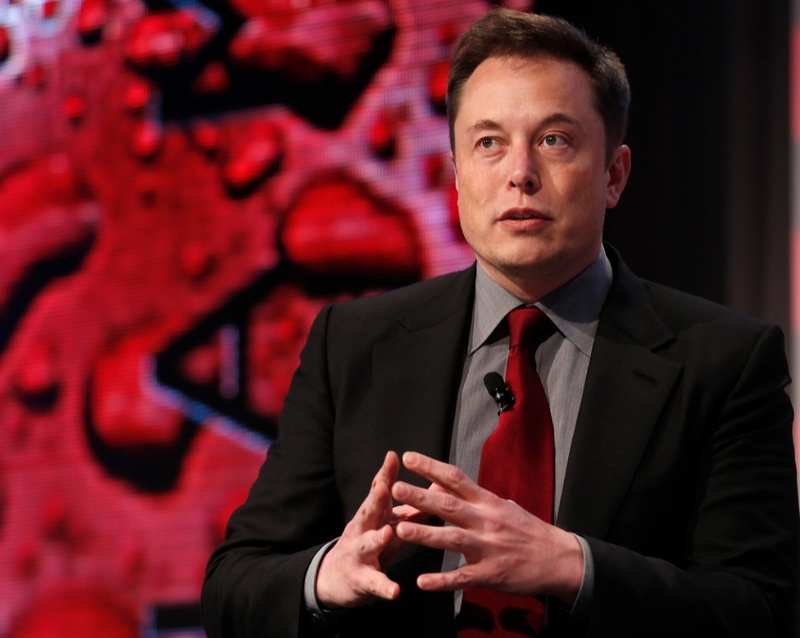
#> input picture cv/basics/musk1.jpg, 800 x 638 px, shrunk from 1280 x 1021 before the run
$ jupyter execute --allow-errors main.ipynb   (shell and % lines are left out)
#> lines starting #> are read from the running program, lines starting #| are printed output that depends on the picture; after the words box and inside, x2 and y2 are one past the last pixel; in counts of white or black regions, pixels touching at a corner belong together
[cell 1]
import cv2
import numpy as np
import matplotlib.pyplot as plt

[cell 2]
def plt_imgshow(img, cvtColor=cv2.COLOR_BGR2RGB):
    img_rgb = cv2.cvtColor(img, cvtColor)
    plt.imshow(img_rgb)

按脸色提取

[cell 3]
musk_img = cv2.imread('musk1.jpg')
#> musk_img is the input picture: shape (638, 800, 3); mean B, G, R 34.5, 29.5, 87.8
musk_hsv = cv2.cvtColor(musk_img, cv2.COLOR_BGR2HSV)
#> musk_hsv: shape (638, 800, 3); mean H, S, V 94.1, 135.1, 88.3
musk_min_hsv = np.array([0, 10, 80], dtype='uint8')
musk_max_hsv = np.array([33, 255, 255], dtype='uint8')
musk_mask = cv2.inRange(musk_hsv, musk_min_hsv, musk_max_hsv)
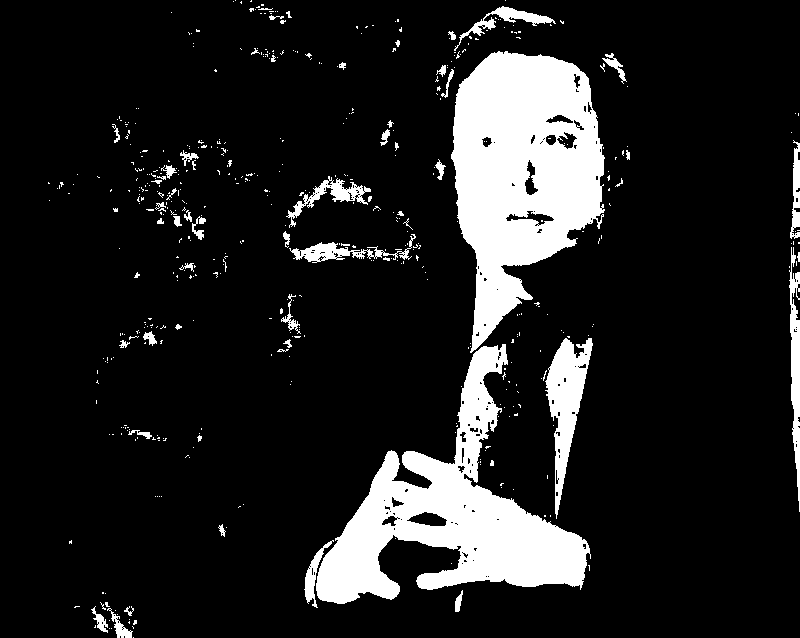
#> musk_mask: shape (638, 800); 13.1% white; 500 white regions (443 under 20 px), largest, box (x1, y1, x2, y2) and area: (451, 51, 605, 353) 28569, (316, 344, 591, 604) 24856, (545, 338, 593, 519) 3577
musk_result = cv2.bitwise_and(musk_img, musk_img, mask=musk_mask)

[cell 4]
plt_imgshow(musk_img)

[cell 5]
plt_imgshow(musk_result)

find contours

[cell 6]
shapes_img = cv2.imread('shapes.webp')
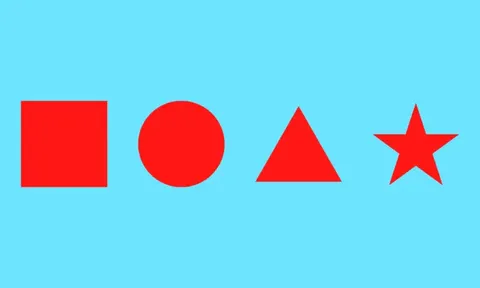
#> input picture cv/basics/shapes.webp, 480 x 288 px, shrunk from 768 x 461 before the run
#> shapes_img is the input picture: shape (288, 480, 3); mean B, G, R 222.1, 200, 128.9
plt_imgshow(shapes_img)

[cell 7]
shapes_gray = cv2.cvtColor(shapes_img, cv2.COLOR_BGR2GRAY)
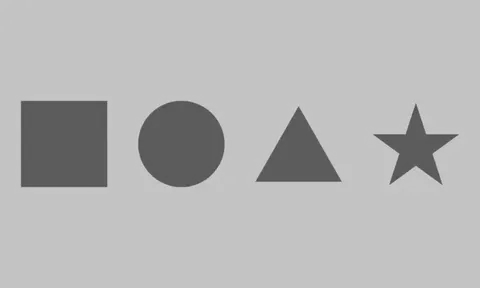
#> shapes_gray: shape (288, 480); min 74, max 213, mean 181
retval, shapes_binimg = cv2.threshold(shapes_gray, 127, 255, cv2.THRESH_BINARY)
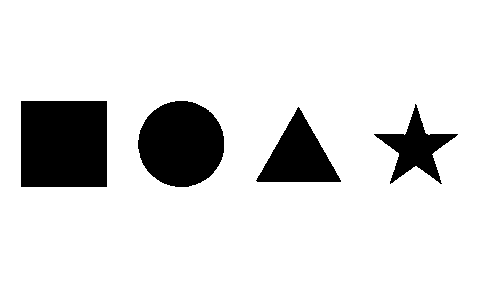
#> shapes_binimg: shape (288, 480); 86.4% white; 4 black regions, box (x1, y1, x2, y2) and area: (21, 101, 107, 187) 7396, (138, 101, 224, 187) 5821, (256, 107, 341, 182) 3256, (374, 104, 458, 184) 2301
plt_imgshow(shapes_binimg)
#> in plt_imgshow (call 4), `img_rgb = cv2.cvtColor(img, cvtColor)`: img_rgb: shape (288, 480, 3); 86.4% white; 4 black regions

[cell 8]
contours, hierarchy = cv2.findContours(shapes_binimg, cv2.RETR_LIST, cv2.CHAIN_APPROX_SIMPLE)
#> contours = 5 contours; box (x1, y1, x2, y2) and area: (0, 0, 480, 288) 137473, (20, 100, 108, 188) 7567, (137, 100, 225, 188) 5944, (255, 106, 342, 183) 3372, (373, 103, 459, 185) 2444
print('length:', len(contours))
#| length: 5
print('hierarchy:', hierarchy)
#| hierarchy: [[[ 1 -1 -1 -1]
#|   [ 2  0 -1 -1]
#|   [ 3  1 -1 -1]
#|   [ 4  2 -1 -1]
#|   [-1  3 -1 -1]]]
shapes_copy = shapes_img.copy()
cv2.drawContours(shapes_copy, contours, -1, (0,0,0),3)
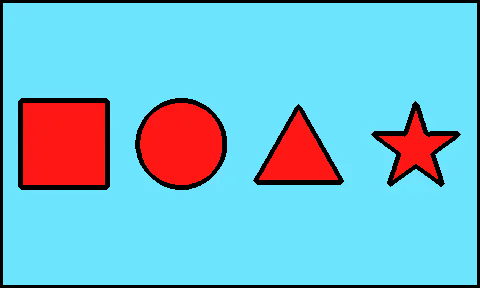
#> shapes_copy: shape (288, 480, 3); 7.31% of pixels changed, all inside (x1, y1, x2, y2) = (0, 0, 480, 288)
plt_imgshow(shapes_copy)

[cell 9]
for i in range(len(contours)):
    print("%d: area=" % i, cv2.contourArea(contours[i]))
#> this loop made 5 passes
#| 0: area= 3372.5
#| 1: area= 2443.5
#| 2: area= 5943.5
#| 3: area= 7567.0
#| 4: area= 137473.0

mark center of shapes with '+'

[cell 10]
shapes_copy = shapes_img.copy()
for i in range(len(contours)):
    m00=cv2.moments(contours[i])['m00']
    m10=cv2.moments(contours[i])['m10']
    m01=cv2.moments(contours[i])['m01']
    cx, cy = int(m10/m00), int(m01/m00)
    cv2.putText(shapes_copy, '+', (cx, cy), cv2.FONT_HERSHEY_SIMPLEX,2, (0, 255, 255),3)
#> this loop made 5 passes
#> (m00, m10, m01, cx, cy) on passes 1 to 5: (3372.5, 1005446.3, 527352.2, 298, 156), (2443.5, 1014949, 360803.2, 415, 147), (5943.5, 1074800.5, 852972.7, 180, 143), (7567, 480504.5, 1085864.5, 63, 143), (137473, 32924783.5, 19727375.5, 239, 143)
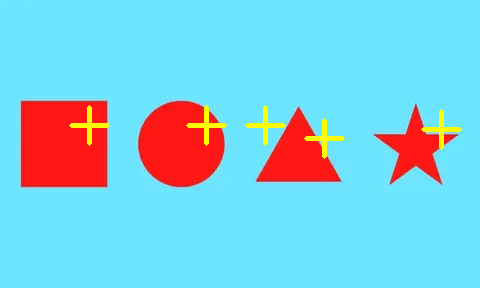
#> shapes_copy: shape (288, 480, 3); 1.31% of pixels changed, all inside (x1, y1, x2, y2) = (69, 105, 462, 159)
plt_imgshow(shapes_copy)

image moments

[cell 11]
# https://zhuanlan.zhihu.com/p/424903693
swarm_img = cv2.imread('birdswarm3.jpeg')
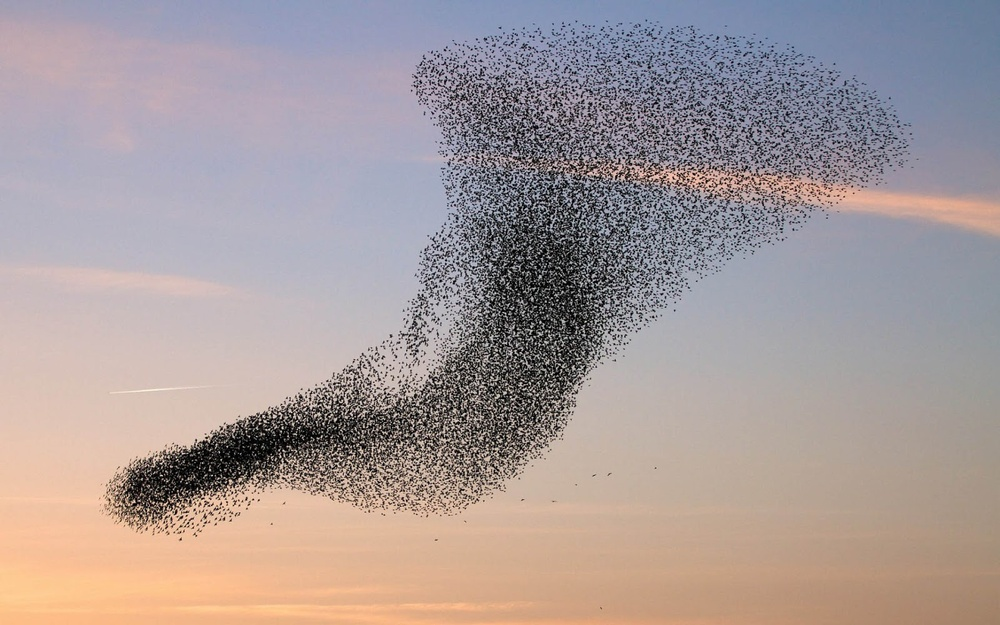
#> input picture cv/basics/birdswarm3.jpeg, 1000 x 625 px, shrunk from 1600 x 1000 before the run
#> swarm_img is the input picture: shape (625, 1000, 3); mean B, G, R 153.7, 154.1, 166.6
swarm_gray = cv2.cvtColor(swarm_img, cv2.COLOR_BGR2GRAY)
retval, bin_img = cv2.threshold(swarm_gray, 50, 1, cv2.THRESH_BINARY)
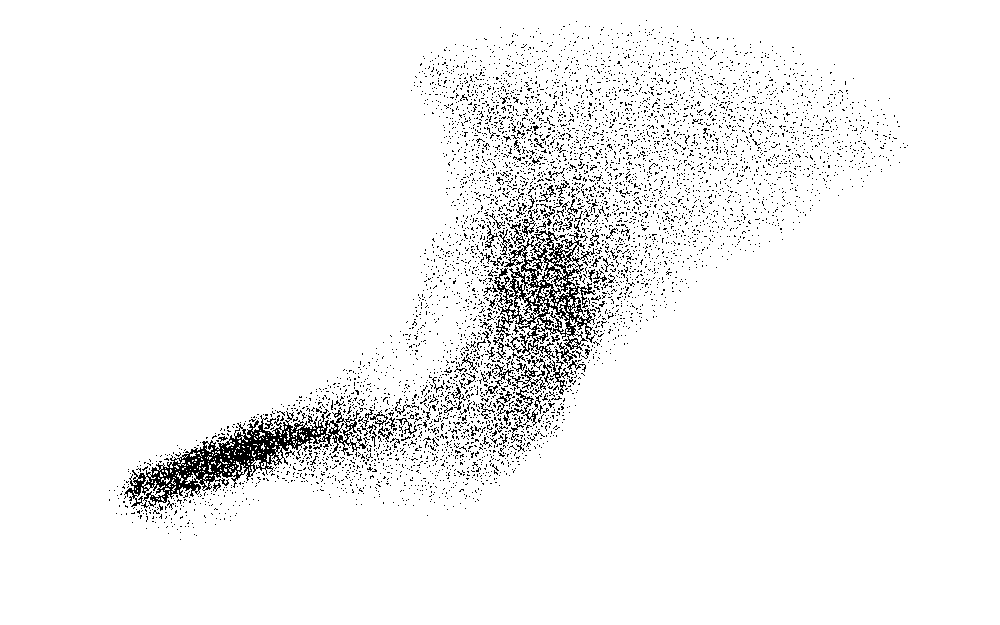
#> bin_img: shape (625, 1000); values 0 (black) and 1 (white), 95.3% white; black in thin lines or dots, all inside (x1, y1, x2, y2) = (109, 20, 908, 540)
swarm_binimg = bin_img * 255
plt_imgshow(swarm_binimg)

[cell 12]
m00 = m01 = m10 = m11 = m20 = m02 = m21 = m12 = 0
height, width = swarm_binimg.shape
#> height = 625; width = 1000
for y in range(height):
    for x in range(width):
        m00 += swarm_binimg[y, x]
        m10 += x * swarm_binimg[y, x]
        m01 += y * swarm_binimg[y, x]
        m11 += x * y * swarm_binimg[y, x]
        m20 += x * x * swarm_binimg[y, x]
        m02 += y * y * swarm_binimg[y, x]
        m21 += x * x * y * swarm_binimg[y, x]
        m12 += x * y * y * swarm_binimg[y, x]
#> after the loop, m00 = 151920075; m01 = 47391588330; m02 = 19848879814350; m10 = 76060444260; m11 = 23846087855355; m12 = 10009997406652725; m20 = 51164395758750; m21 = 16068957472713945
cx, cy = m10/m00, m01/m00
#> cx = 500.7; cy = 312
cx, cy, height, width
#> Out = (500.7, 312, 625, 1000)

[cell 13]
cv2.putText(swarm_img, '+', (int(cx), int(cy)), cv2.FONT_HERSHEY_SIMPLEX,2, (0, 0, 255),3)
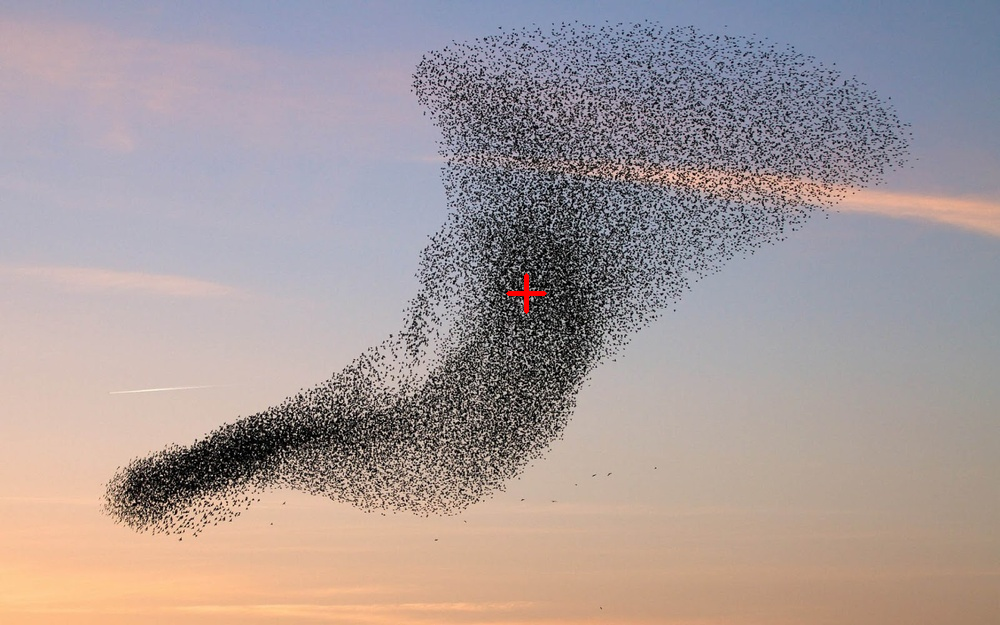
#> swarm_img: shape (625, 1000, 3); 0.06% of pixels changed, all inside (x1, y1, x2, y2) = (506, 273, 547, 314)
plt_imgshow(swarm_img)

cell counting
https://stackoverflow.com/questions/58751101/count-number-of-cells-in-the-image

[cell 14]
cells_img = cv2.imread('cells1.jpg')
#> (the rest of this cell did not finish here and is left out)

#> (a cell that did not finish here is left out)

[cell 16]
kernel = cv2.getStructuringElement(cv2.MORPH_ELLIPSE, (1,1))
#> kernel = [1]
cells_erosion = cv2.erode(bin_img, kernel=kernel, iterations=4)
plt_imgshow(cells_erosion)

[cell 17]
cells_dilation=cv2.dilate(cells_erosion,kernel,iterations=3)
plt_imgshow(cells_dilation)

[cell 18]
cells_gaussianblur = cv2.GaussianBlur(cells_dilation,(5,5),0)
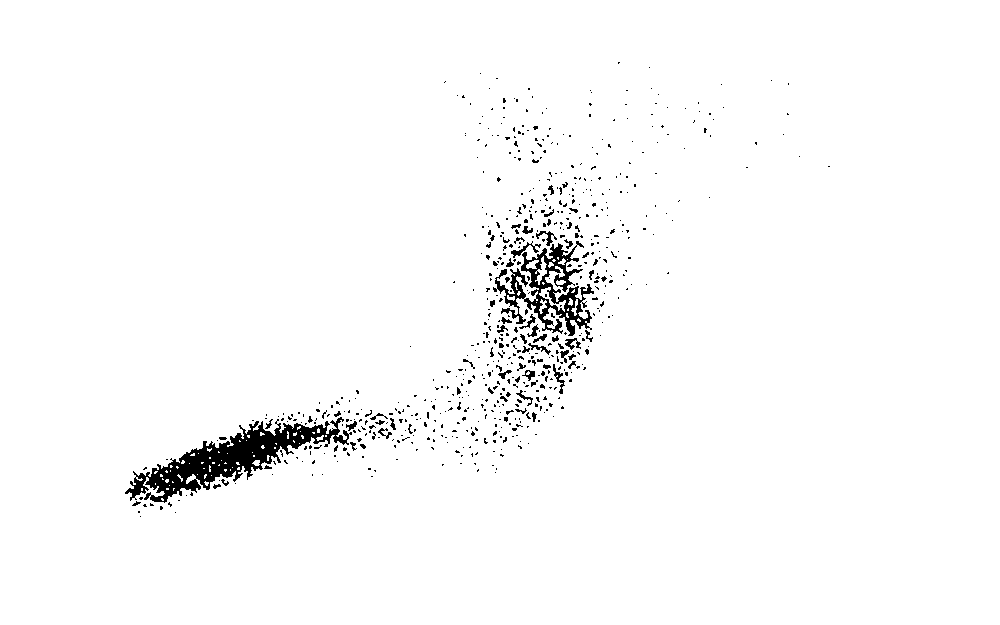
#> cells_gaussianblur: shape (625, 1000); values 0 (black) and 1 (white), 97.7% white; 674 black regions (614 under 20 px), largest, box (x1, y1, x2, y2) and area: (125, 417, 352, 503) 5711, (493, 241, 594, 336) 3117, (511, 241, 541, 258) 126
plt_imgshow(cells_gaussianblur)
#> in plt_imgshow (call 12), `img_rgb = cv2.cvtColor(img, cvtColor)`: img_rgb: shape (625, 1000, 3); values 0 (black) and 1 (white), 97.7% white; 674 black regions (614 under 20 px)

[cell 19]
contours,hirearchy=cv2.findContours(cells_gaussianblur, cv2.RETR_TREE,cv2.CHAIN_APPROX_SIMPLE)
#> contours = 822 contours, 699 with area under 20; largest, box (x1, y1, x2, y2) and area: (0, 0, 1000, 625) 623376, (124, 416, 350, 504) 6634, (520, 242, 595, 337) 3538, (494, 267, 529, 325) 824, (552, 363, 566, 395) 154; hirearchy = 822 rows, first 6: [-1, -1, 1, -1], [2, -1, -1, 0], [3, 1, -1, 0], [4, 2, -1, 0], [5, 3, -1, 0], [6, 4, -1, 0]
area_threadhold = 30
contours_good = []
all_contours_area = []
for i in range(len(contours)):
    area = cv2.contourArea(contours[i])
    all_contours_area.append(area)
    if area > area_threadhold:
        contours_good.append(contours[i])
#> this loop made 822 passes
#> area on passes 1, 9, 15: 623376, 30.5, 38
#> after the loop, all_contours_area = 822 values, max 623376 at index 0, min 0 at index 182, mean 783; contours_good = 59 contours; largest, box (x1, y1, x2, y2) and area: (0, 0, 1000, 625) 623376, (124, 416, 350, 504) 6634, (520, 242, 595, 337) 3538, (494, 267, 529, 325) 824, (552, 363, 566, 395) 154
print("original contour number: ", len(contours),
      ", area > %d:" % area_threadhold,len(contours_good))
#| original contour number:  822 , area > 30: 59
all_contours_area.sort()
print(all_contours_area)
#> (printed output is left out)
